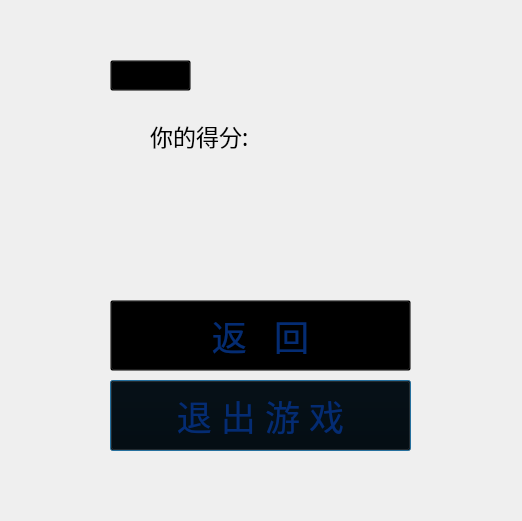
<?xml version="1.0" encoding="UTF-8"?>
<ui version="4.0">
 <class>failed</class>
 <widget class="QDialog" name="failed">
  <property name="geometry">
   <rect>
    <x>0</x>
    <y>0</y>
    <width>522</width>
    <height>521</height>
   </rect>
  </property>
  <property name="windowTitle">
   <string>GameOver!</string>
  </property>
  <property name="styleSheet">
   <string notr="true"/>
  </property>
  <widget class="QLabel" name="label">
   <property name="geometry">
    <rect>
     <x>0</x>
     <y>0</y>
     <width>521</width>
     <height>521</height>
    </rect>
   </property>
   <property name="styleSheet">
    <string notr="true">border-image: url(:/pic/failbgr);
background： transparent</string>
   </property>
   <property name="text">
    <string/>
   </property>
  </widget>
  <widget class="QLabel" name="Score">
   <property name="geometry">
    <rect>
     <x>150</x>
     <y>90</y>
     <width>241</width>
     <height>91</height>
    </rect>
   </property>
   <property name="font">
    <font>
     <family>微软雅黑</family>
     <pointsize>17</pointsize>
    </font>
   </property>
   <property name="text">
    <string>你的得分: </string>
   </property>
  </widget>
  <widget class="QPushButton" name="Exit">
   <property name="geometry">
    <rect>
     <x>110</x>
     <y>380</y>
     <width>301</width>
     <height>71</height>
    </rect>
   </property>
   <property name="palette">
    <palette>
     <active>
      <colorrole role="WindowText">
       <brush brushstyle="SolidPattern">
        <color alpha="255">
         <red>4</red>
         <green>44</green>
         <blue>115</blue>
        </color>
       </brush>
      </colorrole>
      <colorrole role="Button">
       <brush brushstyle="SolidPattern">
        <color alpha="0">
         <red>0</red>
         <green>0</green>
         <blue>0</blue>
        </color>
       </brush>
      </colorrole>
      <colorrole role="Text">
       <brush brushstyle="SolidPattern">
        <color alpha="255">
         <red>4</red>
         <green>44</green>
         <blue>115</blue>
        </color>
       </brush>
      </colorrole>
      <colorrole role="ButtonText">
       <brush brushstyle="SolidPattern">
        <color alpha="255">
         <red>4</red>
         <green>44</green>
         <blue>115</blue>
        </color>
       </brush>
      </colorrole>
      <colorrole role="Base">
       <brush brushstyle="SolidPattern">
        <color alpha="0">
         <red>0</red>
         <green>0</green>
         <blue>0</blue>
        </color>
       </brush>
      </colorrole>
      <colorrole role="Window">
       <brush brushstyle="SolidPattern">
        <color alpha="0">
         <red>0</red>
         <green>0</green>
         <blue>0</blue>
        </color>
       </brush>
      </colorrole>
      <colorrole role="PlaceholderText">
       <brush brushstyle="NoBrush">
        <color alpha="128">
         <red>4</red>
         <green>44</green>
         <blue>115</blue>
        </color>
       </brush>
      </colorrole>
     </active>
     <inactive>
      <colorrole role="WindowText">
       <brush brushstyle="SolidPattern">
        <color alpha="255">
         <red>4</red>
         <green>44</green>
         <blue>115</blue>
        </color>
       </brush>
      </colorrole>
      <colorrole role="Button">
       <brush brushstyle="SolidPattern">
        <color alpha="0">
         <red>0</red>
         <green>0</green>
         <blue>0</blue>
        </color>
       </brush>
      </colorrole>
      <colorrole role="Text">
       <brush brushstyle="SolidPattern">
        <color alpha="255">
         <red>4</red>
         <green>44</green>
         <blue>115</blue>
        </color>
       </brush>
      </colorrole>
      <colorrole role="ButtonText">
       <brush brushstyle="SolidPattern">
        <color alpha="255">
         <red>4</red>
         <green>44</green>
         <blue>115</blue>
        </color>
       </brush>
      </colorrole>
      <colorrole role="Base">
       <brush brushstyle="SolidPattern">
        <color alpha="0">
         <red>0</red>
         <green>0</green>
         <blue>0</blue>
        </color>
       </brush>
      </colorrole>
      <colorrole role="Window">
       <brush brushstyle="SolidPattern">
        <color alpha="0">
         <red>0</red>
         <green>0</green>
         <blue>0</blue>
        </color>
       </brush>
      </colorrole>
      <colorrole role="PlaceholderText">
       <brush brushstyle="NoBrush">
        <color alpha="128">
         <red>4</red>
         <green>44</green>
         <blue>115</blue>
        </color>
       </brush>
      </colorrole>
     </inactive>
     <disabled>
      <colorrole role="WindowText">
       <brush brushstyle="SolidPattern">
        <color alpha="255">
         <red>4</red>
         <green>44</green>
         <blue>115</blue>
        </color>
       </brush>
      </colorrole>
      <colorrole role="Button">
       <brush brushstyle="SolidPattern">
        <color alpha="0">
         <red>0</red>
         <green>0</green>
         <blue>0</blue>
        </color>
       </brush>
      </colorrole>
      <colorrole role="Text">
       <brush brushstyle="SolidPattern">
        <color alpha="255">
         <red>4</red>
         <green>44</green>
         <blue>115</blue>
        </color>
       </brush>
      </colorrole>
      <colorrole role="ButtonText">
       <brush brushstyle="SolidPattern">
        <color alpha="255">
         <red>4</red>
         <green>44</green>
         <blue>115</blue>
        </color>
       </brush>
      </colorrole>
      <colorrole role="Base">
       <brush brushstyle="SolidPattern">
        <color alpha="0">
         <red>0</red>
         <green>0</green>
         <blue>0</blue>
        </color>
       </brush>
      </colorrole>
      <colorrole role="Window">
       <brush brushstyle="SolidPattern">
        <color alpha="0">
         <red>0</red>
         <green>0</green>
         <blue>0</blue>
        </color>
       </brush>
      </colorrole>
      <colorrole role="PlaceholderText">
       <brush brushstyle="NoBrush">
        <color alpha="128">
         <red>4</red>
         <green>44</green>
         <blue>115</blue>
        </color>
       </brush>
      </colorrole>
     </disabled>
    </palette>
   </property>
   <property name="font">
    <font>
     <family>楷体_GB2312</family>
     <pointsize>26</pointsize>
    </font>
   </property>
   <property name="styleSheet">
    <string notr="true">border-image: url(:/pic/btn);
background: transparent;
color: rgb(4, 44, 115);</string>
   </property>
   <property name="text">
    <string>退 出 游 戏</string>
   </property>
  </widget>
  <widget class="QPushButton" name="Back">
   <property name="geometry">
    <rect>
     <x>110</x>
     <y>300</y>
     <width>301</width>
     <height>71</height>
    </rect>
   </property>
   <property name="palette">
    <palette>
     <active>
      <colorrole role="WindowText">
       <brush brushstyle="SolidPattern">
        <color alpha="255">
         <red>4</red>
         <green>44</green>
         <blue>115</blue>
        </color>
       </brush>
      </colorrole>
      <colorrole role="Button">
       <brush brushstyle="SolidPattern">
        <color alpha="0">
         <red>0</red>
         <green>0</green>
         <blue>0</blue>
        </color>
       </brush>
      </colorrole>
      <colorrole role="Text">
       <brush brushstyle="SolidPattern">
        <color alpha="255">
         <red>4</red>
         <green>44</green>
         <blue>115</blue>
        </color>
       </brush>
      </colorrole>
      <colorrole role="ButtonText">
       <brush brushstyle="SolidPattern">
        <color alpha="255">
         <red>4</red>
         <green>44</green>
         <blue>115</blue>
        </color>
       </brush>
      </colorrole>
      <colorrole role="Base">
       <brush brushstyle="SolidPattern">
        <color alpha="0">
         <red>0</red>
         <green>0</green>
         <blue>0</blue>
        </color>
       </brush>
      </colorrole>
      <colorrole role="Window">
       <brush brushstyle="SolidPattern">
        <color alpha="0">
         <red>0</red>
         <green>0</green>
         <blue>0</blue>
        </color>
       </brush>
      </colorrole>
      <colorrole role="PlaceholderText">
       <brush brushstyle="NoBrush">
        <color alpha="128">
         <red>4</red>
         <green>44</green>
         <blue>115</blue>
        </color>
       </brush>
      </colorrole>
     </active>
     <inactive>
      <colorrole role="WindowText">
       <brush brushstyle="SolidPattern">
        <color alpha="255">
         <red>4</red>
         <green>44</green>
         <blue>115</blue>
        </color>
       </brush>
      </colorrole>
      <colorrole role="Button">
       <brush brushstyle="SolidPattern">
        <color alpha="0">
         <red>0</red>
         <green>0</green>
         <blue>0</blue>
        </color>
       </brush>
      </colorrole>
      <colorrole role="Text">
       <brush brushstyle="SolidPattern">
        <color alpha="255">
         <red>4</red>
         <green>44</green>
         <blue>115</blue>
        </color>
       </brush>
      </colorrole>
      <colorrole role="ButtonText">
       <brush brushstyle="SolidPattern">
        <color alpha="255">
         <red>4</red>
         <green>44</green>
         <blue>115</blue>
        </color>
       </brush>
      </colorrole>
      <colorrole role="Base">
       <brush brushstyle="SolidPattern">
        <color alpha="0">
         <red>0</red>
         <green>0</green>
         <blue>0</blue>
        </color>
       </brush>
      </colorrole>
      <colorrole role="Window">
       <brush brushstyle="SolidPattern">
        <color alpha="0">
         <red>0</red>
         <green>0</green>
         <blue>0</blue>
        </color>
       </brush>
      </colorrole>
      <colorrole role="PlaceholderText">
       <brush brushstyle="NoBrush">
        <color alpha="128">
         <red>4</red>
         <green>44</green>
         <blue>115</blue>
        </color>
       </brush>
      </colorrole>
     </inactive>
     <disabled>
      <colorrole role="WindowText">
       <brush brushstyle="SolidPattern">
        <color alpha="255">
         <red>4</red>
         <green>44</green>
         <blue>115</blue>
        </color>
       </brush>
      </colorrole>
      <colorrole role="Button">
       <brush brushstyle="SolidPattern">
        <color alpha="0">
         <red>0</red>
         <green>0</green>
         <blue>0</blue>
        </color>
       </brush>
      </colorrole>
      <colorrole role="Text">
       <brush brushstyle="SolidPattern">
        <color alpha="255">
         <red>4</red>
         <green>44</green>
         <blue>115</blue>
        </color>
       </brush>
      </colorrole>
      <colorrole role="ButtonText">
       <brush brushstyle="SolidPattern">
        <color alpha="255">
         <red>4</red>
         <green>44</green>
         <blue>115</blue>
        </color>
       </brush>
      </colorrole>
      <colorrole role="Base">
       <brush brushstyle="SolidPattern">
        <color alpha="0">
         <red>0</red>
         <green>0</green>
         <blue>0</blue>
        </color>
       </brush>
      </colorrole>
      <colorrole role="Window">
       <brush brushstyle="SolidPattern">
        <color alpha="0">
         <red>0</red>
         <green>0</green>
         <blue>0</blue>
        </color>
       </brush>
      </colorrole>
      <colorrole role="PlaceholderText">
       <brush brushstyle="NoBrush">
        <color alpha="128">
         <red>4</red>
         <green>44</green>
         <blue>115</blue>
        </color>
       </brush>
      </colorrole>
     </disabled>
    </palette>
   </property>
   <property name="font">
    <font>
     <family>楷体_GB2312</family>
     <pointsize>26</pointsize>
    </font>
   </property>
   <property name="styleSheet">
    <string notr="true">border-image: url(:/pic/btn);
background: transparent;
color: rgb(4, 44, 115);</string>
   </property>
   <property name="text">
    <string>返   回</string>
   </property>
  </widget>
  <widget class="QPushButton" name="Rank">
   <property name="geometry">
    <rect>
     <x>110</x>
     <y>60</y>
     <width>81</width>
     <height>31</height>
    </rect>
   </property>
   <property name="styleSheet">
    <string notr="true">border-image: url(:/pic/lstbtn);
background: transparent</string>
   </property>
   <property name="text">
    <string/>
   </property>
  </widget>
 </widget>
 <resources/>
 <connections/>
</ui>
